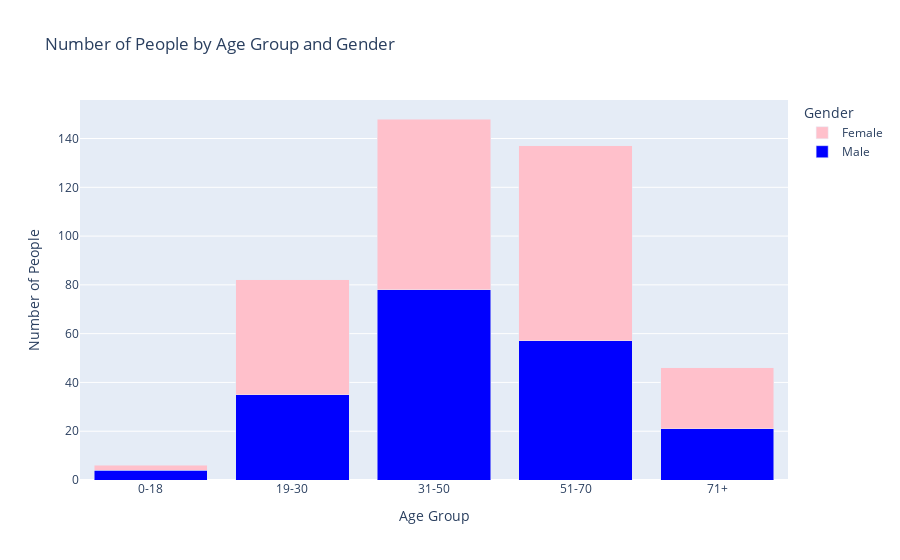

Source (notebook cell):
### Markdown cell above
We tried to evaluate if our data is equally distributed for age and gender which are important demographic features and Score_Category which will be the task.

### Code cell
# Checking if the data is equally distributed for age and gender
# Creating age groups (bins)
filtered_df['Age Group'] = pd.cut(filtered_df['Age'], bins=[0, 18, 30, 50, 70, 100], 
                         labels=['0-18', '19-30', '31-50', '51-70', '71+'])

# Count the number of males and females in each age group
gender_age_group = filtered_df.groupby(['Age Group', 'Gender']).size().unstack().fillna(0)

# Create a figure
fig0 = go.Figure()

# Add bar plot for males
fig0.add_trace(
    go.Bar(
        x=gender_age_group.index,
        y=gender_age_group['Male'],
        name='Male',
        marker_color='blue'
    )
)

# Add bar plot for females
fig0.add_trace(
    go.Bar(
        x=gender_age_group.index,
        y=gender_age_group['Female'],
        name='Female',
        marker_color='pink'
    )
)

# Update layout to create stacked bars
fig0.update_layout(
    barmode='stack',  # Stacked bar mode
    title='Number of People by Age Group and Gender',
    xaxis_title='Age Group',
    yaxis_title='Number of People',
    legend_title='Gender',
    xaxis_tickangle=0,
    yaxis=dict(showgrid=True)
)

# Show the plot
fig0.show()

### Figure 1 — Plotly figure (JSON) as saved in the notebook; plotly's stock layout.template omitted (floating-point values rounded to 4 significant figures)
{"data": [{"marker": {"color": "blue"}, "name": "Male", "type": "bar", "x": ["0-18", "19-30", "31-50", "51-70", "71+"], "y": [4, 35, 78, 57, 21]}, {"marker": {"color": "pink"}, "name": "Female", "type": "bar", "x": ["0-18", "19-30", "31-50", "51-70", "71+"], "y": [2, 47, 70, 80, 25]}], "layout": {"barmode": "stack", "legend": {"title": {"text": "Gender"}}, "title": {"text": "Number of People by Age Group and Gender"}, "xaxis": {"tickangle": 0, "title": {"text": "Age Group"}}, "yaxis": {"showgrid": true, "title": {"text": "Number of People"}}}}
